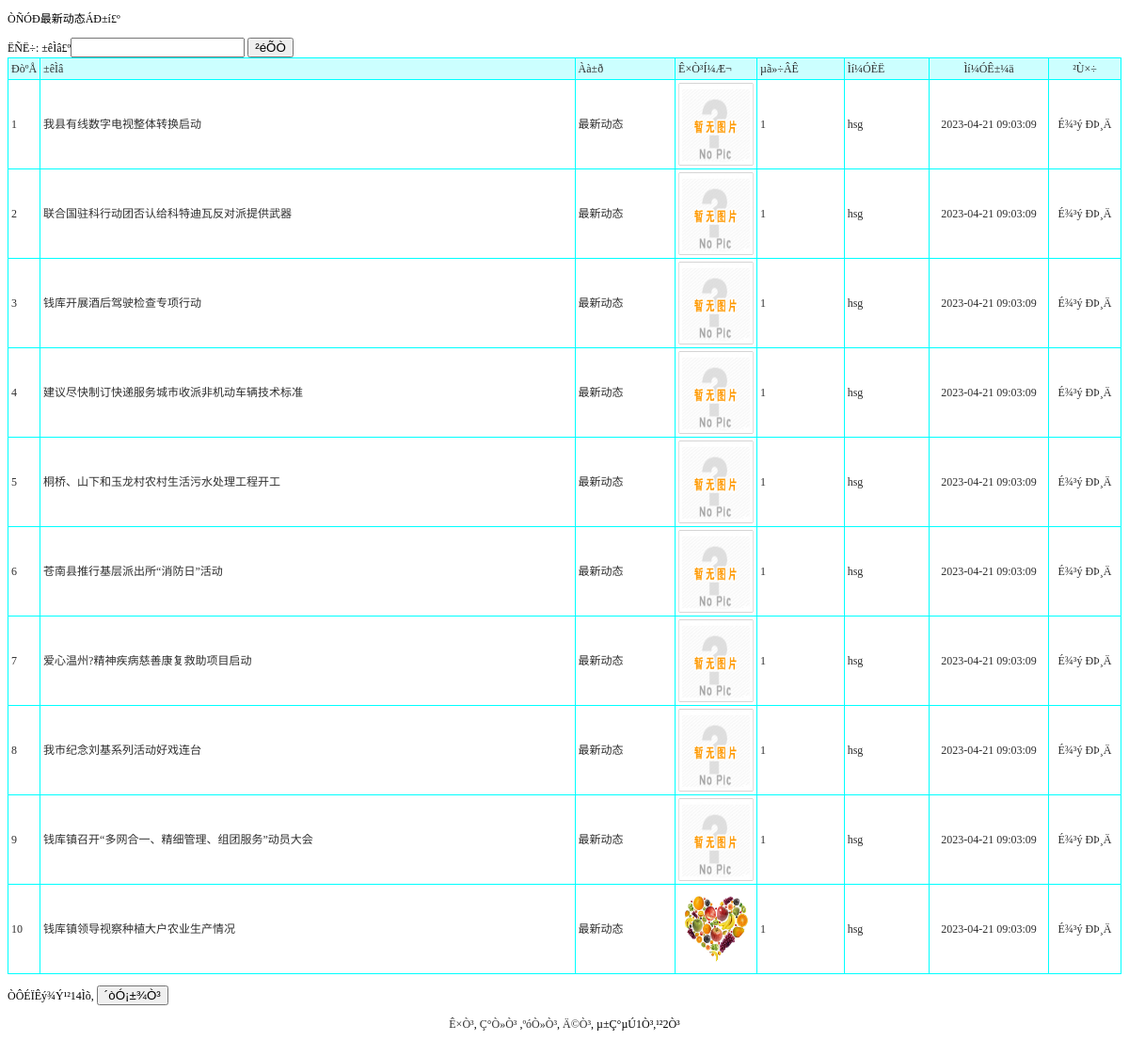
The app's page /xinwentongzhi_list2.php?lb=最新动态 (signed in) with its own data.
### tables this page shows
CREATE TABLE `xinwentongzhi` (
  `id` int(11) NOT NULL AUTO_INCREMENT,
  `biaoti` varchar(500) DEFAULT NULL,
  `leibie` varchar(50) DEFAULT NULL,
  `neirong` text,
  `tianjiaren` varchar(50) DEFAULT NULL,
  `addtime` timestamp NULL DEFAULT CURRENT_TIMESTAMP,
  `shouyetupian` varchar(50) DEFAULT NULL,
  `dianjilv` int(11) DEFAULT '1',
  PRIMARY KEY (`id`)
);

### xinwentongzhi_list2.php (the view, shortened to what this page needs)
<?php
$lb=$_GET["lb"];
?>
<!DOCTYPE html PUBLIC "-//W3C//DTD XHTML 1.0 Transitional//EN" "http://www.w3.org/TR/xhtml1/DTD/xhtml1-transitional.dtd">
<html xmlns="http://www.w3.org/1999/xhtml">
<head>
<title><?php echo $lb;?></title><link rel="stylesheet" href="css.css" type="text/css">
</head>
<body>
<p>ÒÑÓÐ<?php echo $lb;?>ÁÐ±í£º</p>
<form id="form1" name="form1" method="post" action="">
  ËÑË÷: ±êÌâ£º<input name="biaoti" type="text" id="biaoti" />
  <input type="submit" name="Submit" value="²éÕÒ" />
</form>
<table width="100%" border="1" align="center" cellpadding="3" cellspacing="1" bordercolor="#00FFFF" style="border-collapse:collapse">
  <tr>
    <td width="25" bgcolor="#CCFFFF">ÐòºÅ</td>
    <td bgcolor='#CCFFFF'>±êÌâ</td><td bgcolor='#CCFFFF'>Àà±ð</td><td bgcolor='#CCFFFF'>Ê×Ò³Í¼Æ¬</td><td bgcolor='#CCFFFF'>µã»÷ÂÊ</td><td bgcolor='#CCFFFF'>Ìí¼ÓÈË</td>
    <td width="120" align="center" bgcolor="#CCFFFF">Ìí¼ÓÊ±¼ä</td>
    <td width="70" align="center" bgcolor="#CCFFFF">²Ù×÷</td>
  </tr>
  <?php
    $sql="select * from xinwentongzhi where leibie='".$lb."' and tianjiaren='".$_SESSION["username"]."'";
if($lb!=""){$sql=$sql." and leibie='$lb'";}
  $sql=$sql." order by id desc";
$query=mysql_query($sql);
  $rowscount=mysql_num_rows($query);
  if($rowscount==0)
  {}
  else
  {
  $pagelarge=10;
  $pagecurrent=$_GET["pagecurrent"];
  if($rowscount%$pagelarge==0)
  {
		$pagecount=$rowscount/$pagelarge;
  }
  else
  {
   		$pagecount=intval($rowscount/$pagelarge)+1;
  }
  if($pagecurrent=="" || $pagecurrent<=0)
{
	$pagecurrent=1;
}
		$ddddd=$pagecurrent*$pagelarge;
	for($i=$pagecurrent*$pagelarge-$pagelarge;$i<$ddddd;$i++)
{
  ?>
  <tr>
    <td width="25"><?php
	echo $i+1;
?></td>
    <td><?php echo mysql_result($query,$i,biaoti);?></td><td><?php echo mysql_result($query,$i,leibie);?></td><td width='80'>
	<?php if( mysql_result($query,$i,shouyetupian)==null)
	{
	?>
	<img src='images/nopic.jpg' width='80' height='88' border='0'>
	<?php
	}
	else
	{
	?>
	<a href="<?php echo mysql_result($query,$i,shouyetupian) ?>" target='_blank'>
	<img src='<?php echo mysql_result($query,$i,shouyetupian) ?>' width='80' height='88' border='0'></a>
	<?php
	}
	?>
	</td><td><?php echo mysql_result($query,$i,dianjilv);?></td><td><?php echo mysql_result($query,$i,tianjiaren);?></td>
    <td width="120" align="center"><?php
echo mysql_result($query,$i,"addtime");
?></td>
    <td width="70" align="center"><a href="delgg.php?id=<?php
		echo mysql_result($query,$i,"id");
	?>&tablename=xinwentongzhi&lb=<?php echo $lb;?>" onclick="return confirm('ÕæµÄÒªÉ¾³ý£¿')">É¾³ý</a> <a href="xinwentongzhi_updt.php?id=<?php
		echo mysql_result($query,$i,"id");
	?>">ÐÞ¸Ä</a></td>
  </tr>
  	<?php
	}
}
?>
</table>
<p>ÒÔÉÏÊý¾Ý¹²<?php
		echo $rowscount;
	?>Ìõ,
  <input type="button" name="Submit2" onclick="javascript:window.print();" value="´òÓ¡±¾Ò³" />
</p>
<p align="center"><a href="xinwentongzhi_list2.php?pagecurrent=1&lb=<?php echo $lb?>">Ê×Ò³</a>, <a href="xinwentongzhi_list2.php?pagecurrent=<?php echo $pagecurrent-1;?>&lb=<?php echo $lb?>">Ç°Ò»Ò³</a> ,<a href="xinwentongzhi_list2.php?pagecurrent=<?php echo $pagecurrent+1;?>&lb=<?php echo $lb?>">ºóÒ»Ò³</a>, <a href="xinwentongzhi_list2.php?pagecurrent=<?php echo $pagecount;?>&lb=<?php echo $lb?>">Ä©Ò³</a>, µ±Ç°µÚ<?php echo $pagecurrent;?>Ò³,¹²<?php echo $pagecount;?>Ò³ </p>
<p>&nbsp; </p>
</body>
</html>

### css.css (style rules this page uses)
A:link { color: #2f2f2f; text-decoration: none; }
td { font-family:"宋体"; font-size: 12px; color: #2f2f2f; line-height: 16px; }

### records on screen
xinwentongzhi: biaoti "我县有线数字电视整体转换启动", leibie "最新动态", dianjilv "1", tianjiaren "hsg", addtime "2023-04-21 09:03:09"
xinwentongzhi: biaoti "联合国驻科行动团否认给科特迪瓦反对派提供武器", leibie "最新动态", dianjilv "1", tianjiaren "hsg", addtime "2023-04-21 09:03:09"
xinwentongzhi: biaoti "钱库开展酒后驾驶检查专项行动", leibie "最新动态", dianjilv "1", tianjiaren "hsg", addtime "2023-04-21 09:03:09"
xinwentongzhi: biaoti "建议尽快制订快递服务城市收派非机动车辆技术标准", leibie "最新动态", dianjilv "1", tianjiaren "hsg", addtime "2023-04-21 09:03:09"
xinwentongzhi: biaoti "桐桥、山下和玉龙村农村生活污水处理工程开工", leibie "最新动态", dianjilv "1", tianjiaren "hsg", addtime "2023-04-21 09:03:09"
xinwentongzhi: biaoti "苍南县推行基层派出所“消防日”活动", leibie "最新动态", dianjilv "1", tianjiaren "hsg", addtime "2023-04-21 09:03:09"
xinwentongzhi: biaoti "爱心温州?精神疾病慈善康复救助项目启动", leibie "最新动态", dianjilv "1", tianjiaren "hsg", addtime "2023-04-21 09:03:09"
xinwentongzhi: biaoti "我市纪念刘基系列活动好戏连台", leibie "最新动态", dianjilv "1", tianjiaren "hsg", addtime "2023-04-21 09:03:09"
xinwentongzhi: biaoti "钱库镇召开“多网合一、精细管理、组团服务”动员大会", leibie "最新动态", dianjilv "1", tianjiaren "hsg", addtime "2023-04-21 09:03:09"
xinwentongzhi: biaoti "钱库镇领导视察种植大户农业生产情况", leibie "最新动态", shouyetupian (picture), dianjilv "1", tianjiaren "hsg", addtime "2023-04-21 09:03:09"

### other values on screen
$lb "最新动态"
$rowscount "14"
$pagecurrent "1"
$pagecount "2"
